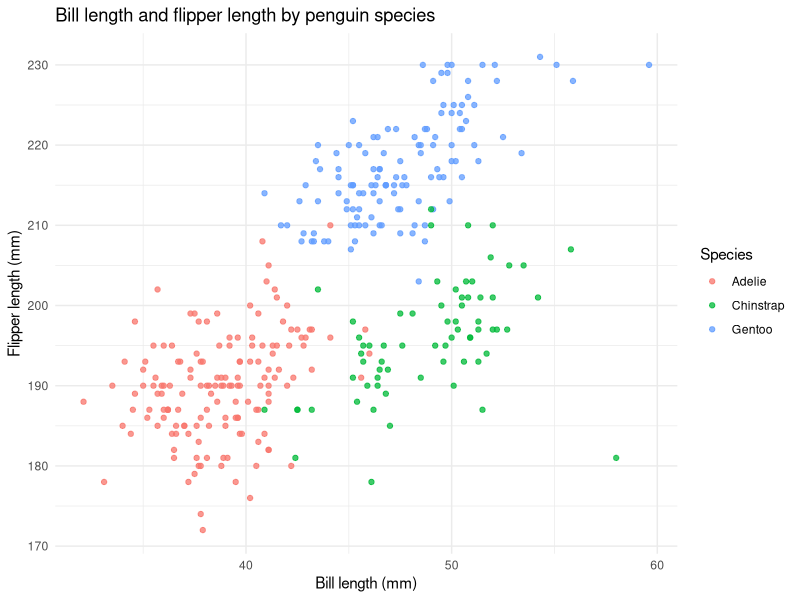
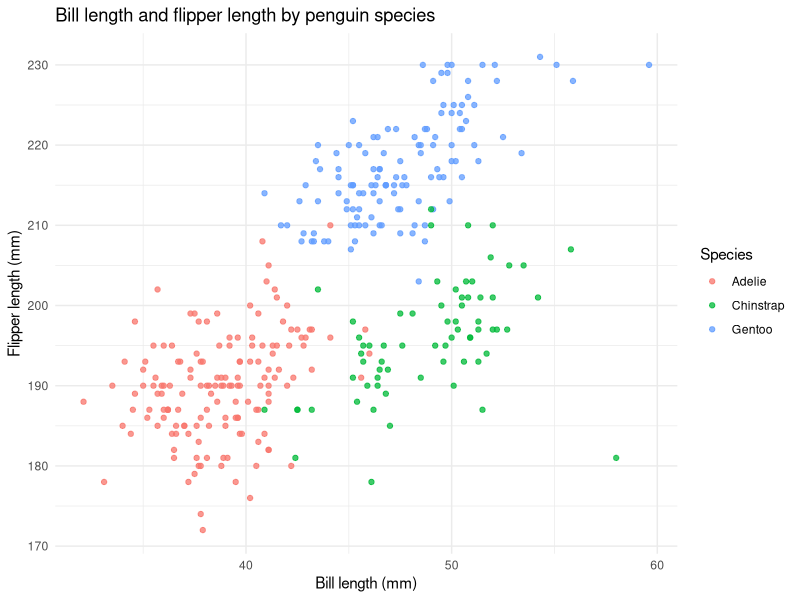

These figures' R source, in order:
## ---- chunk 1
knitr::opts_chunk$set(fig.width = 7, fig.height = 5)
library(ggplot2)
## ---- chunk 2
data("penguins", package = "palmerpenguins")
## ---- chunk 3
penguin_plot = ggplot(
  penguins,
  aes(x = bill_length_mm, y = flipper_length_mm, color = species)
) +
  geom_point(alpha = 0.75, na.rm = TRUE) +
  labs(
    title = "Bill length and flipper length by penguin species",
    x = "Bill length (mm)",
    y = "Flipper length (mm)",
    color = "Species"
  ) +
  theme_minimal()

penguin_plot

ggsave(
  filename = "penguin_scatterplot.png",
  plot = penguin_plot,
  width = 7,
  height = 5,
  units = "in",
  dpi = 300
)
## ---- chunk 4
set.seed(2367)

sample_data = data.frame(
  normal_sample = rnorm(10),
  character_value = letters[1:10],
  factor_value = factor(
    rep(c("low", "medium", "high"), length.out = 10),
    levels = c("low", "medium", "high")
  )
)

sample_data$positive = sample_data$normal_sample > 0
sample_data = sample_data[
  c("normal_sample", "positive", "character_value", "factor_value")
]

sample_data
## ---- chunk 5
mean(sample_data$normal_sample)
mean(sample_data$positive)
mean(sample_data$character_value)
mean(sample_data$factor_value)
## ---- chunk 6
as.numeric(sample_data$positive)
as.numeric(sample_data$character_value)
as.numeric(sample_data$factor_value)
